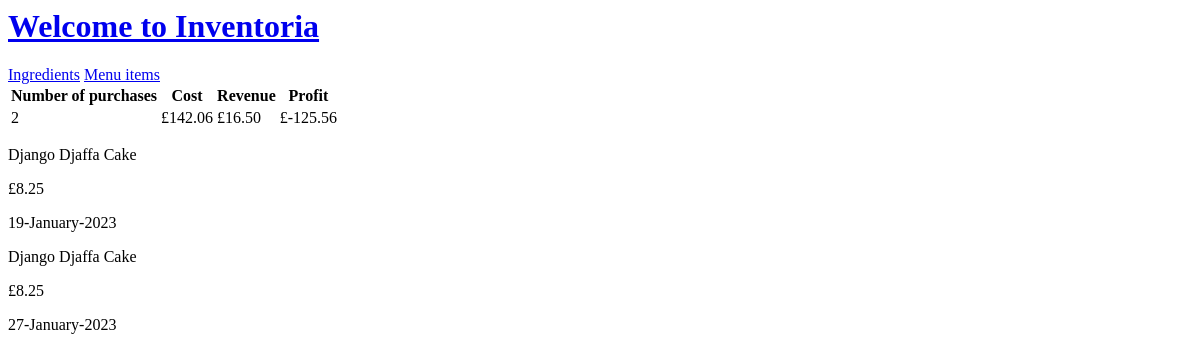
Before: / with the older database file.
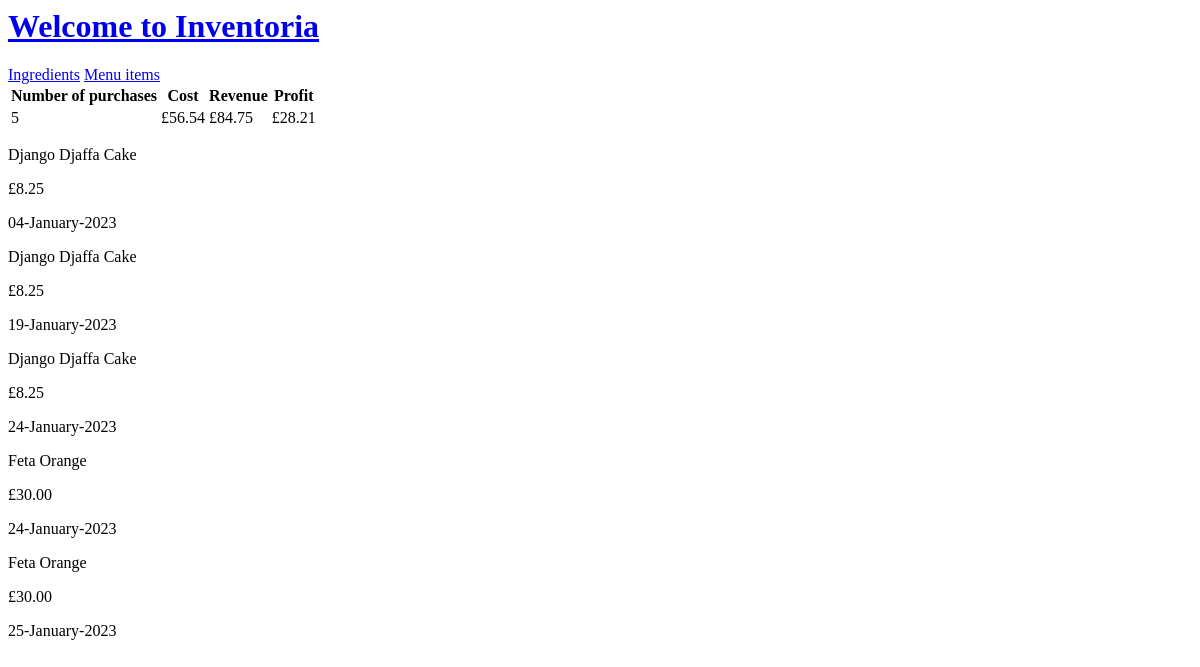
After: the same page with the newer database file.
### inventory/models.py (models this page shows, shortened)
class Purchase(models.Model):
    menu_item=models.ForeignKey(MenuItem, on_delete=models.CASCADE)
    timestamp=models.DateTimeField()
    def simplified_time(self):
        month=self.timestamp.month
        return self.timestamp.strftime(f"%d-{calendar.month_name[month]}-%Y")
    class Meta:
        ordering=["timestamp"]

class MenuItem(models.Model):
    title=models.CharField(max_length=200)
    price=models.DecimalField(max_digits=6, decimal_places=2)
    star_rating=models.IntegerField(default=3, choices=[(1, '1'), (2, '2'), (3, '3'), (4, '4'), (5, '5')])
    class Meta:
        ordering=['star_rating']

### inventory/views.py (the view)
# urls.py: 2. Add a URL to urlpatterns:  path('', views.home, name='home')
def home(request):
    purchases= Purchase.objects.all()
    def trial():
        return 'lol'
    cost = getCostPurchases(purchases)
    revenue=getRevenue(purchases)
    context={"name": "Jude", "func":trial, "cost": cost, "revenue":revenue, "profit": round(revenue-cost,2), "purchases":purchases}
    return render(request, "inventory/index.html", context)

### inventory/views.py (called while the page is built)
def getRevenue(purchases):
    return round(sum([purchase.menu_item.price for purchase in purchases]),2)

def getCostPurchases(purchases):
    extract = lambda items: [item.ingredient.unit_price* item.quantity for item in items]
    ingreds=[extract(purchase.menu_item.reciperequirement_set.all()) for purchase in purchases]
    return round(sum(list(itertools.chain(*ingreds))),2)

### inventory/templates/inventory/index.html
{% extends "inventory/base.html" %}
{% block content %}
<header>
    <a href="{% url 'ingredients' %}">Ingredients</a>
    <a href="{% url 'menu_items' %}">Menu items</a>
</header>
<table>
    <tr>
        <th>Number of purchases</th>
        <th>Cost</th>
        <th>Revenue</th>
        <th>Profit</th>
    </tr>
    <tr>
        <td>{{purchases|length}}</td>
        <td>£{{cost}}</td>
        <td>£{{revenue}}</td>
        <td>£{{profit}}</td>
    </tr>
</table>
{% endblock %}

### inventory/templates/inventory/base.html (shortened to what this page needs)
<head>
</head>
<body>
    <a href="{% url 'home' %}"><h1>Welcome to Inventoria</h1></a>
    <div>
        {% block content %}
        {% endblock %}
        <div>
            {% for purchase in purchases %}
            <p>{{purchase.menu_item.title}}</p>
            <p>£{{purchase.menu_item.price}}</p>
            <p>{{purchase.simplified_time}}</p>
            {% endfor %}
        </div>
    </div>
</body>

Changed rows visible on the page:
changed Purchase: simplified_time "27-January-2023" → "04-January-2023"; moves up the list
added Purchase: menu_item "Django Djaffa Cake", menu_item.price "8.25", simplified_time "24-January-2023"
added Purchase: menu_item "Feta Orange", menu_item.price "30.00", simplified_time "24-January-2023"
added Purchase: menu_item "Feta Orange", menu_item.price "30.00", simplified_time "25-January-2023"
Other visible differences:
{{ purchases|length }}: "2" → "5"
{{ cost }}: "142.06" → "56.54"
{{ revenue }}: "16.50" → "84.75"
{{ profit }}: "-125.56" → "28.21"
